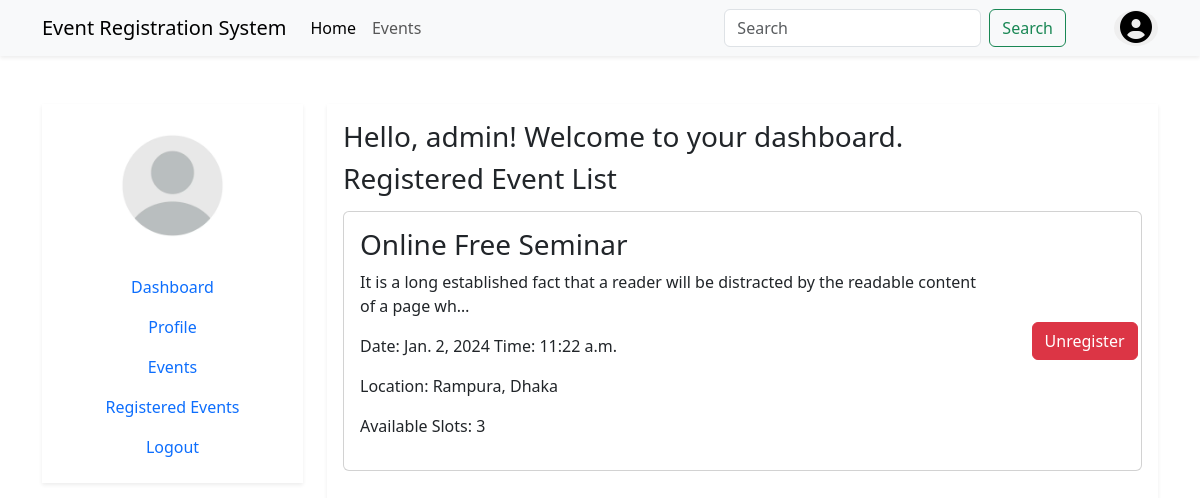
The app's page /registered-events/ (signed in) with its own data.
### event/models.py (models this page shows, shortened)
class Registration(models.Model):
    user = models.ForeignKey(User, on_delete=models.CASCADE)
    event = models.ForeignKey(Event, on_delete=models.CASCADE)
    registration_date = models.DateTimeField(auto_now_add=True)
    class Meta:
        verbose_name = "Registration"
        verbose_name_plural = "Registrations"

class Event(models.Model):
    title = models.CharField(max_length=255)
    description = models.TextField()
    date = models.DateField()
    time = models.TimeField()
    location_name = models.CharField(max_length=255)
    available_slots = models.PositiveIntegerField()
    created_at = models.DateTimeField(auto_now_add=True)
    updated_at = models.DateTimeField(auto_now=True)
    class Meta:
        ordering = ['-date', 'time']

### event/views.py (the view)
# urls.py: path('registered-events/', views.registered_events, name='registered_events'),
@login_required(login_url='accounts:login')
def registered_events(request):
    registrations = Registration.objects.filter(user=request.user)
    return render(request, 'events/registered_events.html', {'registrations': registrations})

### templates/events/registered_events.html (shortened to what this page needs)
{% extends "accounts/dashboard.html" %}
{% block dashboard %}
<section id="event_list">
    <h3 class="mb-3">Registered Event List</h3>
    <div class="row">
        {% for registration in registrations %}
            <div class="col-12 mb-4">
                <div class="card">
                   <div class="row justify-content-center align-items-center">
                    <div class="col-10">
                        <div class="card-body">
                            <h3 class="card-title">{{ registration.event.title }}</h3>
                            <p class="card-text">{{ registration.event.description|truncatechars_html:100 }}</p>
                            <p>Date: {{ registration.event.date }} Time: {{ registration.event.time }}</p>
                            <p>Location: {{ registration.event.location_name }}</p>
                            <p>Available Slots: {{ registration.event.available_slots }}</p>
                        </div>
                    </div>
                    <div class="col-2">
                        <div class="d-flex justify-content-center">
                            <a href="{% url 'events:unregister_from_event' registration.event.id %}" class="btn btn-danger">Unregister</a>
                        </div>
                    </div>
                   </div>
                </div>
            </div>
        {% endfor %}
    </div>
</section>
{% endblock dashboard %}

### templates/accounts/dashboard.html (shortened to what this page needs)
{% extends 'base.html' %}
{% load static %}
{% block content %}
<section id="user_dashboard">
    <div class="container mt-5">
        <div class="row justify-content-center">
            <div class="col-12 col-md-4 col-lg-3 mb-3">
                <div class="shadow-sm text-center py-3">
                    <img src="{% static 'images/user.png' %}" class="img-fluid w-50 rounded-circle mb-3" alt="User">
                    {% include 'includes/sidebar.html' %}
                </div>
            </div>
            <div class="col-12 col-md-8 col-lg-9 mb-3">
                <div class="shadow-sm p-3">
                    <h3>Hello, {{ user.username }}! Welcome to your dashboard.</h3>
                    {% block dashboard %}
                    {% endblock dashboard %}
                </div>
            </div>
        </div>
    </div>
</section>
{% endblock content %}

### records on screen
Registration: event "Online Free Seminar", event.description "It is a long established fact that a reader will be distracted by the readable content of a page wh…", event "Jan. 2, 2024", event.time "11:22 a.m.", event.location_name "Rampura, Dhaka", event.available_slots "3"

### other values on screen
{{ user.username }} "admin"
